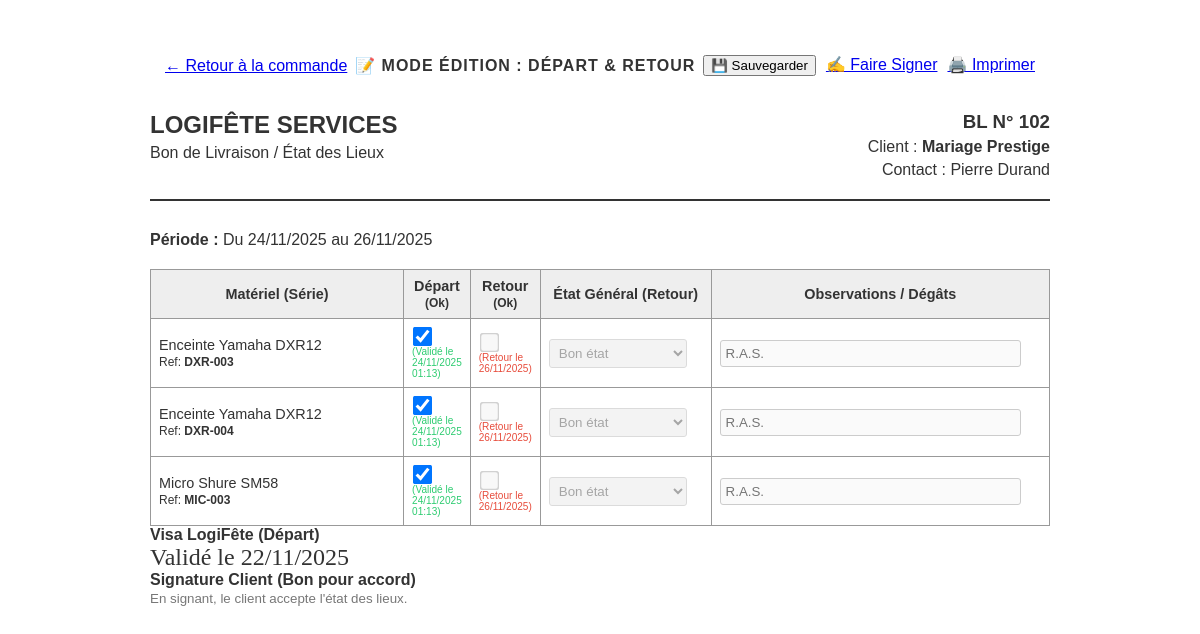
/bon_livraison.php?id=102, run on the app's committed database.
### tables this page shows
CREATE TABLE `commande` (
  `id_commande` int(11) NOT NULL AUTO_INCREMENT,
  `id_client` int(11) NOT NULL,
  `id_commercial` int(11) NOT NULL,
  `date_creation` datetime DEFAULT current_timestamp(),
  `date_debut` date NOT NULL,
  `date_fin` date NOT NULL,
  `etat` enum('devis','validee','terminee','annulee') DEFAULT 'devis',
  `remise_percent` int(11) DEFAULT 0,
  `penalite` decimal(10,2) DEFAULT 0.00,
  `note_interne` text DEFAULT NULL,
  `signature_client` text DEFAULT NULL,
  `date_paiement` date DEFAULT NULL,
  `date_relance` datetime DEFAULT NULL,
  `date_relance_devis` date DEFAULT NULL,
  PRIMARY KEY (`id_commande`),
  KEY `id_client` (`id_client`),
  KEY `id_commercial` (`id_commercial`)
);

CREATE TABLE `client` (
  `id_client` int(11) NOT NULL AUTO_INCREMENT,
  `nom_societe` varchar(100) NOT NULL,
  `contact_nom` varchar(100) NOT NULL,
  `email` varchar(100) NOT NULL,
  `telephone` varchar(20) DEFAULT NULL,
  `adresse` varchar(255) DEFAULT NULL,
  PRIMARY KEY (`id_client`)
);

CREATE TABLE `reservation_equipement` (
  `id_reservation` int(11) NOT NULL AUTO_INCREMENT,
  `id_commande` int(11) NOT NULL,
  `num_serie` varchar(50) NOT NULL,
  `check_depart` tinyint(1) DEFAULT 0,
  `date_depart_check` datetime DEFAULT NULL,
  `check_retour` tinyint(1) DEFAULT 0,
  `date_retour_check` datetime DEFAULT NULL,
  `etat_materiel` varchar(50) DEFAULT 'Bon état',
  `observations` text DEFAULT NULL,
  PRIMARY KEY (`id_reservation`),
  KEY `id_commande` (`id_commande`),
  KEY `num_serie` (`num_serie`)
);

CREATE TABLE `reference_materiel` (
  `id_reference` int(11) NOT NULL AUTO_INCREMENT,
  `libelle` varchar(100) NOT NULL,
  `description` text DEFAULT NULL,
  `categorie` enum('Son','Lumière','Vidéo','Structure','Autre') NOT NULL,
  `prix_jour` decimal(10,2) NOT NULL,
  `prix_achat` decimal(10,2) DEFAULT 0.00,
  `image_url` varchar(255) DEFAULT NULL,
  `seuil_alerte` int(11) DEFAULT 2,
  PRIMARY KEY (`id_reference`)
);

### bon_livraison.php (the view, shortened to what this page needs)
<?php
require 'db.php';
$id = $_GET['id'];
$sql = "SELECT c.*, cl.*, u.signature_data as visa_logifete
        FROM commande c
        JOIN client cl ON c.id_client = cl.id_client
        LEFT JOIN utilisateur u ON c.id_commercial = u.id_user
        WHERE c.id_commande = ?";
$stmt = $pdo->prepare($sql);
$stmt->execute([$id]);
$inf = $stmt->fetch();
$lignes = $pdo->query("SELECT re.*, r.libelle
                       FROM reservation_equipement re
                       JOIN equipement_physique e ON re.num_serie = e.num_serie
                       JOIN reference_materiel r ON e.id_reference = r.id_reference
                       WHERE re.id_commande = $id")->fetchAll();
?>
<!DOCTYPE html>
<html lang="fr">
<head>
</head>
<body>
    <div class="actions-bar no-print" style="display:flex; justify-content:space-between; align-items:center; background:var(--bg-card); padding:15px; border:1px solid var(--border-color); margin-bottom:20px;">
        <div>
            <a href="commande_details.php?id=<?= $id ?>" class="btn-back" style="margin:0;">
                &larr; Retour à la commande
            </a>
        </div>
        <div style="font-weight:700; color:var(--primary); text-transform:uppercase; letter-spacing:1px;">
            📝 Mode Édition : Départ & Retour
        </div>
        <div style="display:flex; gap:10px;">
            <button onclick="document.getElementById('bl-form').submit();" class="btn btn-add">
                💾 Sauvegarder
            </button>
            <a href="sign.php?id=<?= $id ?>" class="btn">
                ✍️ Faire Signer
            </a>
            <a href="javascript:window.print()" class="btn">
                🖨️ Imprimer
            </a>
        </div>
    </div>
    <div class="header">
        <div>
            <h2 style="margin:0;">LOGIFÊTE SERVICES</h2>
            <p style="margin:5px 0;">Bon de Livraison / État des Lieux</p>
        </div>
        <div style="text-align:right;">
            <h3 style="margin:0;">BL N° <?= $id ?></h3>
            <p style="margin:5px 0;">Client : <strong><?= htmlspecialchars($inf['nom_societe']) ?></strong></p>
            <p style="margin:0;">Contact : <?= htmlspecialchars($inf['contact_nom']) ?></p>
        </div>
    </div>
    <p><strong>Période :</strong> Du <?= date('d/m/Y', strtotime($inf['date_debut'])) ?> au <?= date('d/m/Y', strtotime($inf['date_fin'])) ?></p>
    <form method="POST" id="bl-form">
        <table>
            <thead>
                <tr>
                    <th style="width:30%;">Matériel (Série)</th>
                    <th style="width:5%;">Départ<br><small>(Ok)</small></th>
                    <th style="width:5%;">Retour<br><small>(Ok)</small></th>
                    <th style="width:20%;">État Général (Retour)</th>
                    <th style="width:40%;">Observations / Dégâts</th>
                </tr>
            </thead>
            <tbody>
                <?php
                $today_date = date('Y-m-d');
                foreach($lignes as $l):
                    $serie = $l['num_serie'];
                    $depart_disabled = (!$l['check_depart'] && $today_date < $inf['date_debut']) ? 'disabled' : '';
                    $retour_checkbox_disabled = (!$l['check_retour'] && $today_date < $inf['date_fin']) ? 'disabled' : '';
                    $retour_form_disabled = ($retour_checkbox_disabled || !$l['check_depart']) ? 'disabled' : '';
                ?>
                <tr>
                    <td>
                        <?= $l['libelle'] ?><br>
                        <small>Ref: <strong><?= $serie ?></strong></small>
                    </td>
                    <td>
                        <span class="no-print">
                            <input type="checkbox" name="rows[<?= $serie ?>][check_depart]" value="1"
                                <?= $l['check_depart'] ? 'checked' : '' ?>
                                <?= $depart_disabled ?>>
                            <?php if ($l['date_depart_check']): ?>
                                <small style="color:#2ecc71; display:block; font-size:0.7em;">(Validé le <?= date('d/m/Y H:i', strtotime($l['date_depart_check'])) ?>)</small>
                            <?php endif; ?>
                        </span>
                    </td>
                    <td>
                        <span class="no-print">
                            <input type="checkbox" name="rows[<?= $serie ?>][check_retour]" value="1"
                                <?= $l['check_retour'] ? 'checked' : '' ?>
                                <?= $retour_checkbox_disabled ?>>
                            <?php if ($retour_checkbox_disabled): ?>
                                <small style="color:#e74c3c; display:block; font-size:0.7em;">(Retour le <?= date('d/m/Y', strtotime($inf['date_fin'])) ?>)</small>
                            <?php endif; ?>
                        </span>
                    </td>
                    <td>
                        <select name="rows[<?= $serie ?>][etat_materiel]" <?= $retour_form_disabled ?>>
                            <option value="Bon état" <?= $l['etat_materiel']=='Bon état'?'selected':'' ?>>Bon état</option>
                        </select>
                    </td>
                    <td>
                        <input type="text" name="rows[<?= $serie ?>][observations]" value="<?= htmlspecialchars($l['observations']) ?>" placeholder="R.A.S." <?= $retour_form_disabled ?>>
                    </td>
                </tr>
                <?php endforeach; ?>
            </tbody>
        </table>
    </form>
    <div class="signature-zone">
        <div class="sign-box">
            <strong>Visa LogiFête (Départ)</strong>
            <br>
            <?php if (!empty($inf['visa_logifete'])): ?>
                <img src="<?= $inf['visa_logifete'] ?>" style="max-width:100%; max-height:80px; display:block; margin:5px auto;">
                <div style="text-align:center; color:green; font-size:0.8em; font-weight:bold;">
                    ✅ Approuvé par Commercial
                </div>
            <?php else: ?>
                <span style="font-family:'Brush Script MT', cursive; font-size:1.5em;">Validé le <?= date('d/m/Y', strtotime($inf['date_creation'])) ?></span>
            <?php endif; ?>
        </div>
        <div class="sign-box">
            <strong>Signature Client (Bon pour accord)</strong>
            <br>
            <small style="color:#777;">En signant, le client accepte l'état des lieux.</small>
        </div>
    </div>
</body>
</html>

### bon_livraison.php (style rules this page uses)
body { font-family: 'Arial', sans-serif; padding: 40px; max-width: 900px; margin: auto; color: #333; background: #fff; }
.header { border-bottom: 2px solid #333; padding-bottom: 20px; margin-bottom: 30px; display:flex; justify-content:space-between; }
table { width: 100%; border-collapse: collapse; margin-top: 20px; font-size: 0.9em; }
th, td { border: 1px solid #999; padding: 8px; text-align: left; vertical-align: middle; }
th { background: #eee; text-align: center; }
input[type="text"], select { width: 90%; padding: 5px; border: 1px solid #ccc; border-radius: 3px; }
input[type="checkbox"] { transform: scale(1.5); cursor: pointer; }
.actions-bar { background: #f0f0f0; padding: 15px; border-radius: 8px; margin-bottom: 20px; display: flex; justify-content: space-between; align-items: center; border: 1px solid #ddd; }

### data on the page
commande: id_client.nom_societe "Mariage Prestige", id_client.contact_nom "Pierre Durand", date_debut "24/11/2025", date_fin "26/11/2025", date_creation "22/11/2025"
reservation_equipement: reference_materiel.libelle "Enceinte Yamaha DXR12", num_serie "DXR-003", check_depart "☑", date_depart_check "24/11/2025 01:13", id_commande.date_fin "26/11/2025", etat_materiel+num_serie+check_retour "Bon état"
reservation_equipement: reference_materiel.libelle "Enceinte Yamaha DXR12", num_serie "DXR-004", check_depart "☑", date_depart_check "24/11/2025 01:13", id_commande.date_fin "26/11/2025", etat_materiel+num_serie+check_retour "Bon état"
reservation_equipement: reference_materiel.libelle "Micro Shure SM58", num_serie "MIC-003", check_depart "☑", date_depart_check "24/11/2025 01:13", id_commande.date_fin "26/11/2025", etat_materiel+num_serie+check_retour "Bon état"

### other printed values
$id "102"
